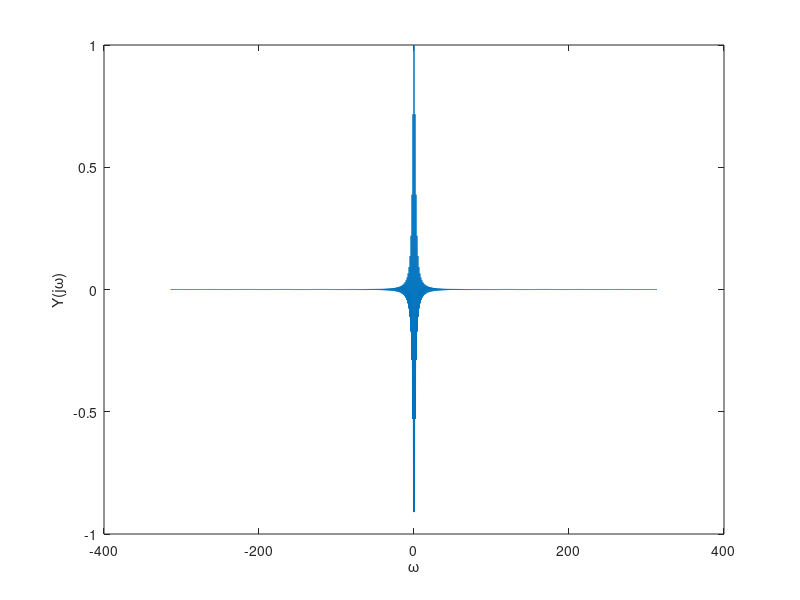

This chart was generated by the following MATLAB code:
tau = 0.01;
T = 10;
N = T / tau;
t = [0:tau:T - 0.01];
x = exp(-2 .* abs(t));
y = exp(-2 .* abs(t - 5));
Y = fftshift(tau * fft(y));
w = -(pi / tau) + (0:N - 1) * (2 * pi / (N * tau));

plot(w,real(Y))
xlabel('\omega')
ylabel('Y(j\omega)')
